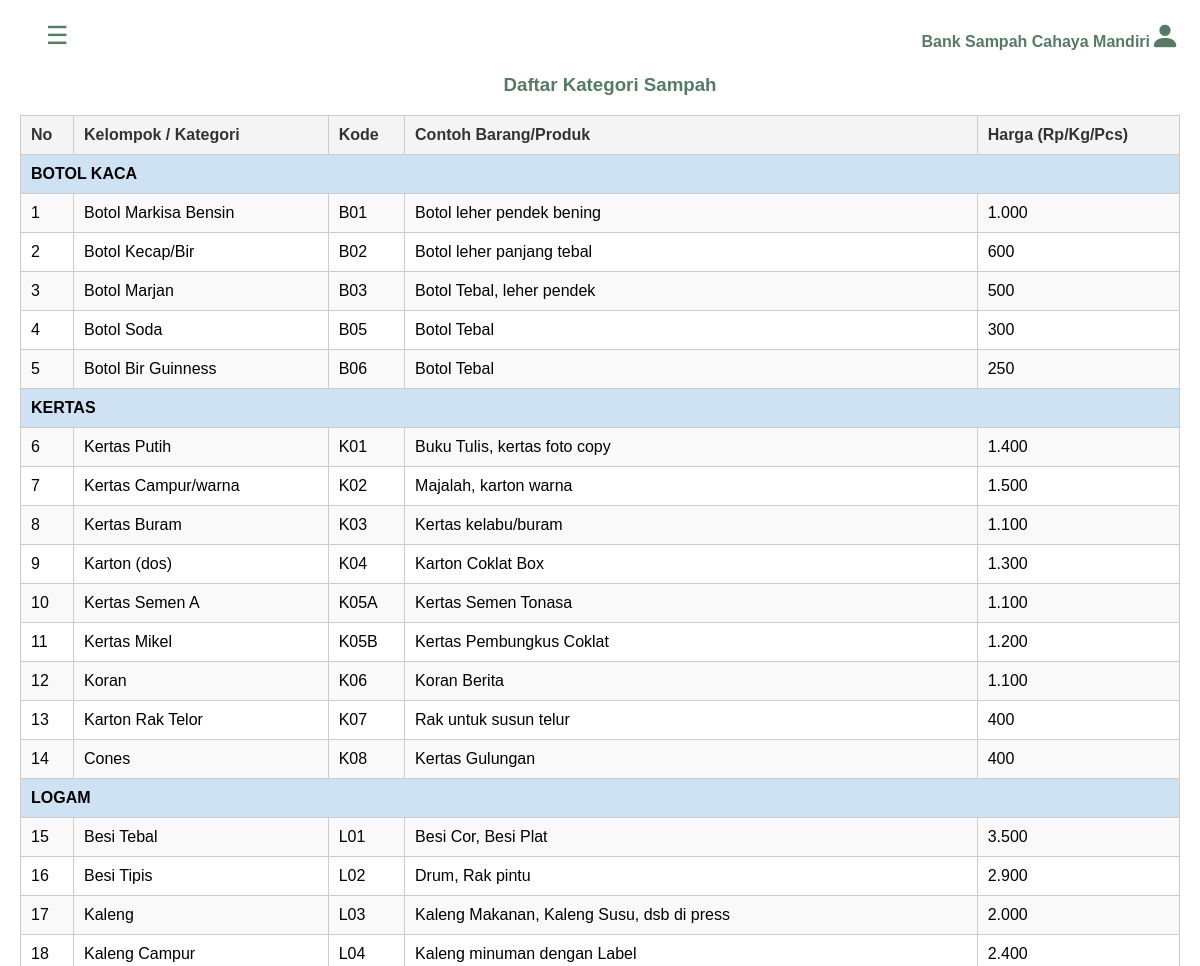
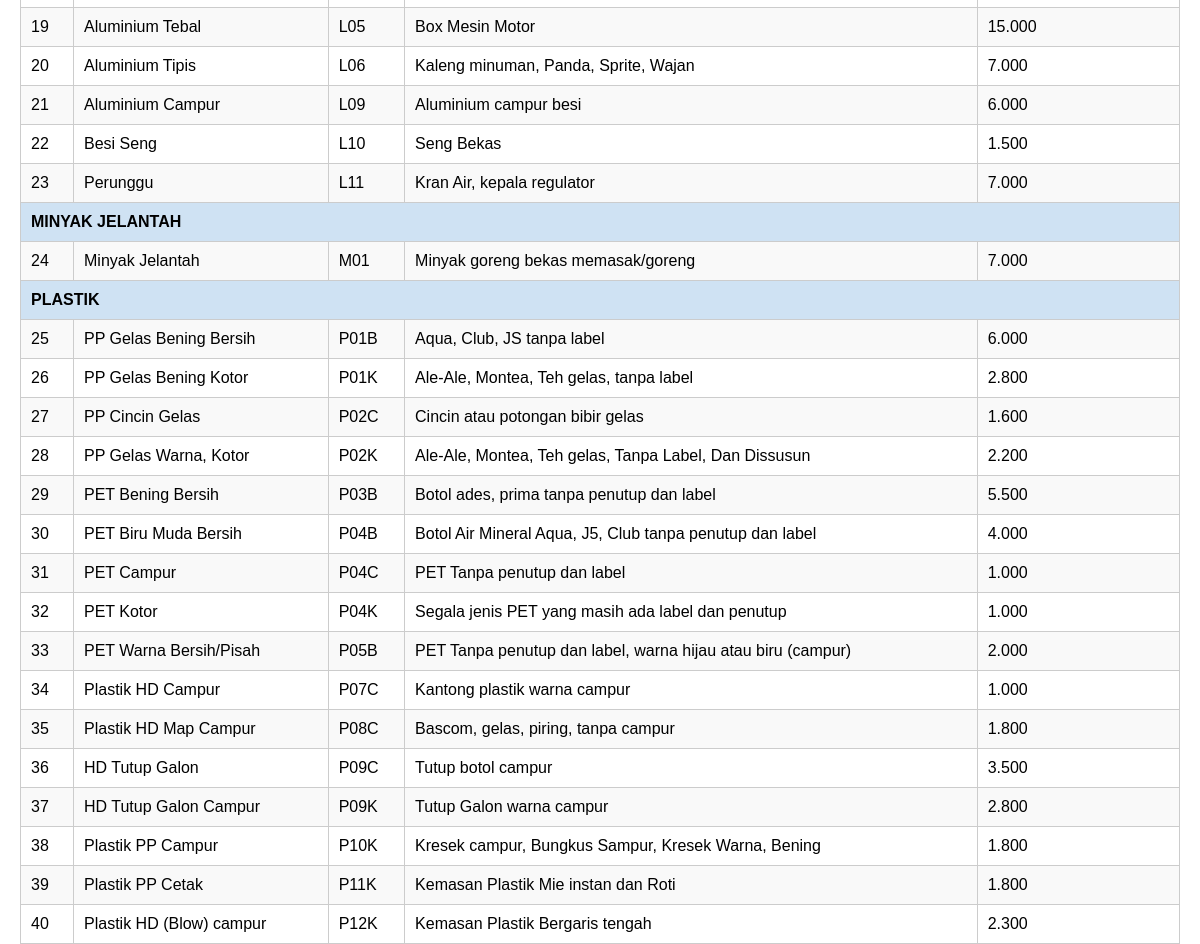
/kategori.php (signed in), run on the app's committed database (2 pictures, top to bottom).
### tables this page shows
CREATE TABLE `kategorisampah` (
  `kodeKategori` varchar(5) NOT NULL,
  `kategori` varchar(50) DEFAULT NULL,
  `namaKategori` varchar(100) DEFAULT NULL,
  `contohBarang` text DEFAULT NULL,
  `harga` float DEFAULT NULL
);

### kategori.php (the view, shortened to what this page needs)
<?php
include "koneksi.php";
?>
<!DOCTYPE html>
<html lang="id">
<head>
  <link href="https://cdn.jsdelivr.net/npm/bootstrap-icons/font/bootstrap-icons.css" rel="stylesheet">
</head>
<body>
  <button class="hamburger-menu" onclick="toggleSidebar()">&#9776;</button>
  <div class="sidebar">
    <div class="sidebar-menu">
      <ul class="menu-container">
        <li class="main-menu">
          <a href="dashboardPengurus.php"><i class="bi bi-house-door"></i>Dashboard</a>
        </li>
        <li class="main-menu">
          <a href="Penjualan.php"><i class="bi bi-currency-dollar"></i>Penjualan</a>
        </li>
        <li class="main-menu">
          <a href="RiwayatTransaksi.php"><i class="bi bi-clock-history"></i>Riwayat</a>
        </li>
        <li class="footer-menu">
          <a href="login.php"> <i class="bi bi-box-arrow-left"></i>Log Out</a>
        </li>
      </ul>
    </div>
  </div>
  <div class="main-content">
    <header>
      <div class="profile">
        <p>Bank Sampah Cahaya Mandiri<i class="bi bi-person-fill"></i></p>
      </div>
    </header>
    <div class="tab">
      <h3>Daftar Kategori Sampah</h3>
      <table>
        <thead>
          <tr>
            <th>No</th>
            <th>Kelompok / Kategori</th>
            <th>Kode</th>
            <th>Contoh Barang/Produk</th>
            <th>Harga (Rp/Kg/Pcs)</th>
          </tr>
        </thead>
        <tbody>
          <?php
          $kategoriSaatIni = '';
          $query = "SELECT * FROM KategoriSampah ORDER BY kategori, kodeKategori";
          $result = mysqli_query($con, $query);
          $nomor = 1;
          if (mysqli_num_rows($result) > 0) {
            while ($row = mysqli_fetch_assoc($result)) {
              if ($kategoriSaatIni != $row['kategori']) {
                echo "<tr class='category'>";
                echo "<td colspan='5'>" . strtoupper($row['kategori']) . "</td>";
                echo "</tr>";
                $kategoriSaatIni = $row['kategori'];
              }
              echo "<tr>";
              echo "<td>" . $nomor . "</td>";
              echo "<td>" . $row['namaKategori'] . "</td>";
              echo "<td>" . $row['kodeKategori'] . "</td>";
              echo "<td>" . $row['contohBarang'] . "</td>";
              echo "<td>" . number_format($row['harga'], 0, ',', '.') . "</td>";
              echo "</tr>";
              $nomor++;
            }
          } else {
            echo "<tr><td colspan='5' style='text-align:center;'>Tidak ada data kategori sampah</td></tr>";
          }
          ?>
        </tbody>
      </table>
    </div>
  </div>
</body>
</html>

### kategori.php (style rules this page uses)
body { font-family: Arial, sans-serif; margin: 20px; background-color: #f9f9f9; }
body { margin: 0; font-family: Arial, sans-serif; display: flex; height: 100vh; background-color: #FFFFFF; }
.hamburger-menu { font-size: 25px; color: #567B65; background-color: transparent; border: none; position: fixed; top: 20px; left: 40px; cursor: pointer; }
.sidebar { position: fixed; width: 250px; left: -259px; top: 0; background-color: #F7FFE5; color: #567B65; height: 100%; padding: 0; box-sizing: border-box; border-radius: none; transition: left 0.3s ease; z-index: 999; }
.main-content { margin-left: 0; transition: margin-left 0.3s ease; }
.sidebar-menu { padding-top: 2px; }
.menu-container, .submenu-container { padding: 0; font-weight: bold; color: #567B65; }
.main-menu a { color: #567B65; text-decoration: none; width: 95%; display: block; padding: 10px 15px; }
.footer-menu a { color: #567B65; text-decoration: none; width: 100%; display: block; padding: 10px 15px; }
.main-content { flex: 1; padding: 20px; box-sizing: border-box; }
header { display: flex; justify-content: right; align-items: center; margin-bottom: 20px; }
header p { margin: 0; font-size: 16px; font-weight: bold; color: #567B65; text-align: right; }
header i { font-size: 30px; }
.tab h3 { text-align: center; color: #567B65; margin-left: 20px; }
table { width: 100%; border-collapse: collapse; margin: 0; }
th, td { border: 1px solid #ccc; padding: 10px; text-align: left; }
th { background-color: #f4f4f4; color: #333; }
tr:nth-child(even) { background-color: #f9f9f9; }
.category { background-color: #cfe2f3; font-weight: bold; text-align: center; }

### data on the page
kategorisampah: kategori "BOTOL KACA", namaKategori "Botol Markisa Bensin", kodeKategori "B01", contohBarang "Botol leher pendek bening", harga "1.000"
kategorisampah: namaKategori "Botol Kecap/Bir", kodeKategori "B02", contohBarang "Botol leher panjang tebal", harga "600"
kategorisampah: namaKategori "Botol Marjan", kodeKategori "B03", contohBarang "Botol Tebal, leher pendek", harga "500"
kategorisampah: namaKategori "Botol Soda", kodeKategori "B05", contohBarang "Botol Tebal", harga "300"
kategorisampah: namaKategori "Botol Bir Guinness", kodeKategori "B06", contohBarang "Botol Tebal", harga "250"
kategorisampah: kategori "KERTAS", namaKategori "Kertas Putih", kodeKategori "K01", contohBarang "Buku Tulis, kertas foto copy", harga "1.400"
kategorisampah: namaKategori "Kertas Campur/warna", kodeKategori "K02", contohBarang "Majalah, karton warna", harga "1.500"
kategorisampah: namaKategori "Kertas Buram", kodeKategori "K03", contohBarang "Kertas kelabu/buram", harga "1.100"
kategorisampah: namaKategori "Karton (dos)", kodeKategori "K04", contohBarang "Karton Coklat Box", harga "1.300"
kategorisampah: namaKategori "Kertas Semen A", kodeKategori "K05A", contohBarang "Kertas Semen Tonasa", harga "1.100"
kategorisampah: namaKategori "Kertas Mikel", kodeKategori "K05B", contohBarang "Kertas Pembungkus Coklat", harga "1.200"
kategorisampah: namaKategori "Koran", kodeKategori "K06", contohBarang "Koran Berita", harga "1.100"
kategorisampah: namaKategori "Karton Rak Telor", kodeKategori "K07", contohBarang "Rak untuk susun telur", harga "400"
kategorisampah: namaKategori "Cones", kodeKategori "K08", contohBarang "Kertas Gulungan", harga "400"
kategorisampah: kategori "LOGAM", namaKategori "Besi Tebal", kodeKategori "L01", contohBarang "Besi Cor, Besi Plat", harga "3.500"
kategorisampah: namaKategori "Besi Tipis", kodeKategori "L02", contohBarang "Drum, Rak pintu", harga "2.900"
kategorisampah: namaKategori "Kaleng", kodeKategori "L03", contohBarang "Kaleng Makanan, Kaleng Susu, dsb di press", harga "2.000"
kategorisampah: namaKategori "Kaleng Campur", kodeKategori "L04", contohBarang "Kaleng minuman dengan Label", harga "2.400"
kategorisampah: namaKategori "Aluminium Tebal", kodeKategori "L05", contohBarang "Box Mesin Motor", harga "15.000"
kategorisampah: namaKategori "Aluminium Tipis", kodeKategori "L06", contohBarang "Kaleng minuman, Panda, Sprite, Wajan", harga "7.000"
kategorisampah: namaKategori "Aluminium Campur", kodeKategori "L09", contohBarang "Aluminium campur besi", harga "6.000"
kategorisampah: namaKategori "Besi Seng", kodeKategori "L10", contohBarang "Seng Bekas", harga "1.500"
kategorisampah: namaKategori "Perunggu", kodeKategori "L11", contohBarang "Kran Air, kepala regulator", harga "7.000"
kategorisampah: kategori "MINYAK JELANTAH", namaKategori "Minyak Jelantah", kodeKategori "M01", contohBarang "Minyak goreng bekas memasak/goreng", harga "7.000"
kategorisampah: kategori "PLASTIK", namaKategori "PP Gelas Bening Bersih", kodeKategori "P01B", contohBarang "Aqua, Club, JS tanpa label", harga "6.000"
kategorisampah: namaKategori "PP Gelas Bening Kotor", kodeKategori "P01K", contohBarang "Ale-Ale, Montea, Teh gelas, tanpa label", harga "2.800"
kategorisampah: namaKategori "PP Cincin Gelas", kodeKategori "P02C", contohBarang "Cincin atau potongan bibir gelas", harga "1.600"
kategorisampah: namaKategori "PP Gelas Warna, Kotor", kodeKategori "P02K", contohBarang "Ale-Ale, Montea, Teh gelas, Tanpa Label, Dan Dissusun", harga "2.200"
kategorisampah: namaKategori "PET Bening Bersih", kodeKategori "P03B", contohBarang "Botol ades, prima tanpa penutup dan label", harga "5.500"
kategorisampah: namaKategori "PET Biru Muda Bersih", kodeKategori "P04B", contohBarang "Botol Air Mineral Aqua, J5, Club tanpa penutup dan label", harga "4.000"
kategorisampah: namaKategori "PET Campur", kodeKategori "P04C", contohBarang "PET Tanpa penutup dan label", harga "1.000"
kategorisampah: namaKategori "PET Kotor", kodeKategori "P04K", contohBarang "Segala jenis PET yang masih ada label dan penutup", harga "1.000"
kategorisampah: namaKategori "PET Warna Bersih/Pisah", kodeKategori "P05B", contohBarang "PET Tanpa penutup dan label, warna hijau atau biru (campur)", harga "2.000"
kategorisampah: namaKategori "Plastik HD Campur", kodeKategori "P07C", contohBarang "Kantong plastik warna campur", harga "1.000"
kategorisampah: namaKategori "Plastik HD Map Campur", kodeKategori "P08C", contohBarang "Bascom, gelas, piring, tanpa campur", harga "1.800"
kategorisampah: namaKategori "HD Tutup Galon", kodeKategori "P09C", contohBarang "Tutup botol campur", harga "3.500"
kategorisampah: namaKategori "HD Tutup Galon Campur", kodeKategori "P09K", contohBarang "Tutup Galon warna campur", harga "2.800"
kategorisampah: namaKategori "Plastik PP Campur", kodeKategori "P10K", contohBarang "Kresek campur, Bungkus Sampur, Kresek Warna, Bening", harga "1.800"
kategorisampah: namaKategori "Plastik PP Cetak", kodeKategori "P11K", contohBarang "Kemasan Plastik Mie instan dan Roti", harga "1.800"
kategorisampah: namaKategori "Plastik HD (Blow) campur", kodeKategori "P12K", contohBarang "Kemasan Plastik Bergaris tengah", harga "2.300"
